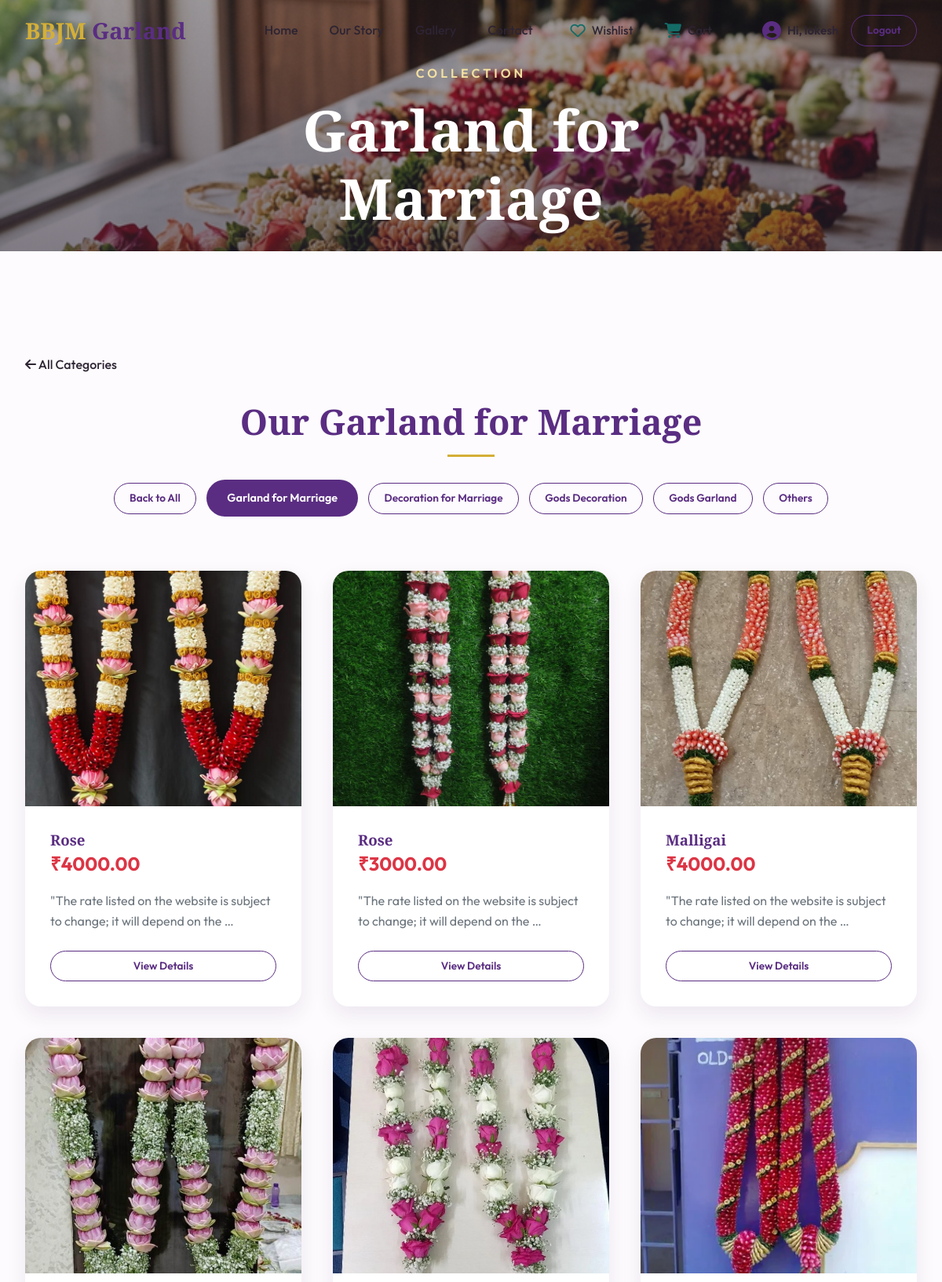
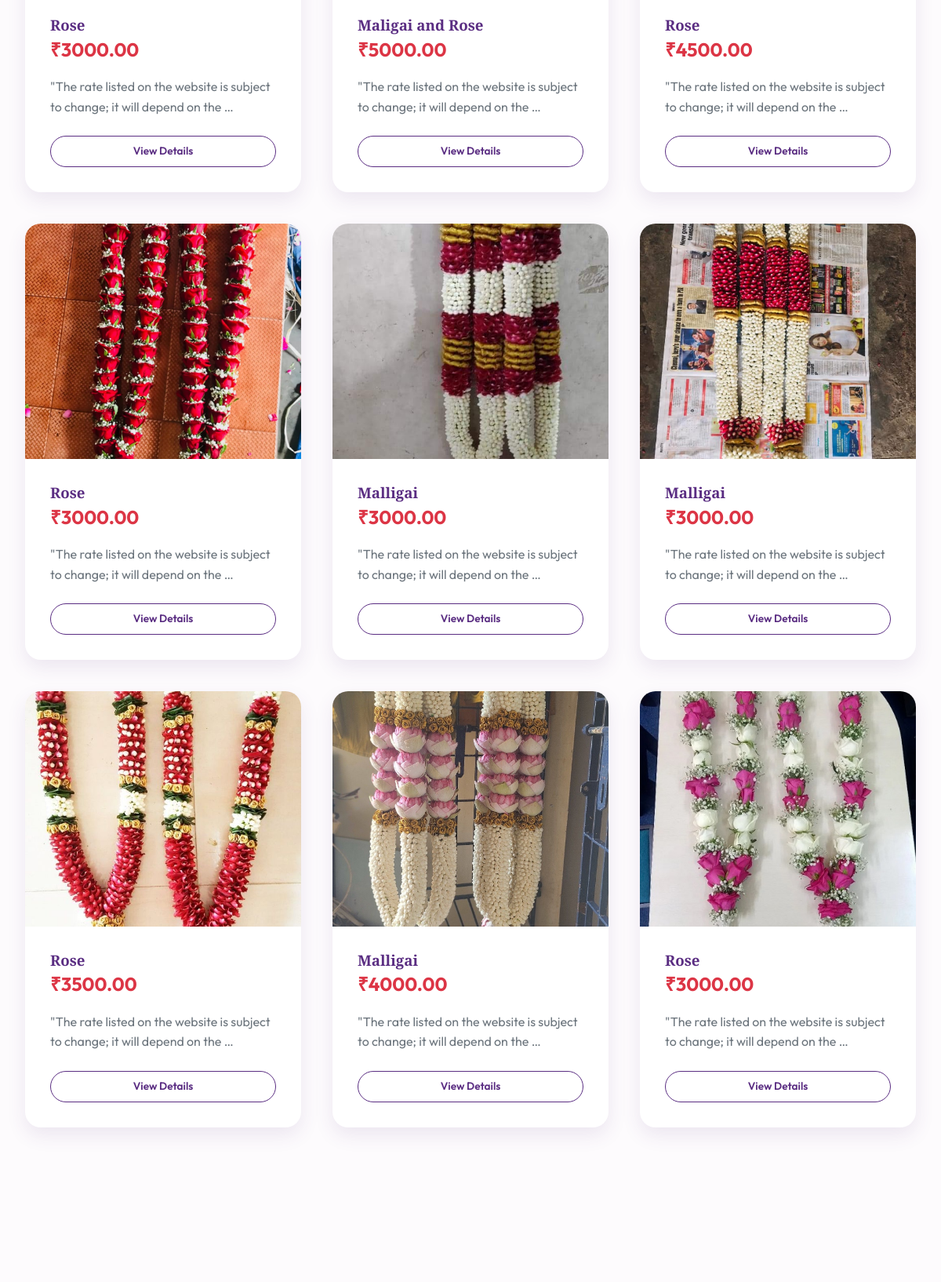
/category/garland/ (signed in, upper part), run on the app's committed database (2 pictures, top to bottom).
### app/models.py (models this page shows, shortened)
class Post(models.Model):
    CATEGORY_CHOICES = [
        ('garland', 'Garland for Marriage'),
        ('marriage', 'Decoration for Marriage'),
        ('gods', 'Gods Decoration'),
        ('gods_decoration', 'Gods Garland '),
        ('others', 'Others'),
    ]
    title = models.CharField(max_length=200)
    description = models.TextField()
    image = models.ImageField(upload_to='garlands/')
    category = models.CharField(max_length=20, choices=CATEGORY_CHOICES, default='garland')
    price = models.DecimalField(max_digits=10, decimal_places=2, default=0.00)
    created_at = models.DateTimeField(auto_now_add=True)

### app/views.py (the view)
# urls.py: path('category/<str:category>/', views.category_page, name='category_page'),
@login_required(login_url='login')
def category_page(request, category):
    posts = Post.objects.filter(category=category)
    category_choices = dict(Post.CATEGORY_CHOICES)
    category_name = category_choices.get(category, category)
    categories = Post.CATEGORY_CHOICES
    return render(request, 'user_page/category_page.html', {
        'posts': posts,
        'category': category,
        'category_name': category_name,
        'categories': categories,
    })

### app/context_processors.py (called while the page is built)
def user_orders(request):
    if request.user.is_authenticated:
        orders = Order.objects.filter(user=request.user).order_by('-created_at')
        return {'user_orders': orders}
    return {'user_orders': []}

### app/models.py (called while the page is built)
    def get_status_display_color(self):
        status_colors = {
            'pending': '#ffc107',    # Amber/Gold
            'processing': '#007bff', # Royal Blue
            'completed': '#28a745',  # Emerald Green
            'cancelled': '#dc3545',  # Rose Red
        }
        return status_colors.get(self.status, '#6c757d')

    def get_status_display_name(self):
        return dict(self.STATUS_CHOICES).get(self.status, self.status)

### app/templates/user_page/category_page.html (shortened to what this page needs)
{% extends 'base.html' %}
{% load static %}
{% block content %}
<section class="hero" style="height: 40vh; min-height: 300px; clip-path: none;">
    <div class="hero-content">
        <span class="hero-subtitle">Collection</span>
        <h1>{{ category_name }}</h1>
    </div>
</section>
<section class="section-padding">
    <div class="container">
        <div class="breadcrumb" style="margin-bottom: 2rem;">
            <a href="{% url 'user_posts' %}#gallery" class="nav-link"><i class="fas fa-arrow-left"></i> All Categories</a>
        </div>
        <div class="section-header">
            <h2 class="section-title">Our {{ category_name }}</h2>
            <div class="filters" style="margin-top: 1.5rem;">
                <a href="{% url 'user_posts' %}#gallery" class="btn btn-outline-sm" style="margin: 5px;">Back to All</a>
                {% for cat_value, cat_name in categories %}
                    {% if cat_value == category %}
                        <a href="{% url 'category_page' cat_value %}#gallery" class="btn btn-primary-sm" style="margin: 5px;">{{ cat_name }}</a>
                    {% else %}
                        <a href="{% url 'category_page' cat_value %}#gallery" class="btn btn-outline-sm" style="margin: 5px;">{{ cat_name }}</a>
                    {% endif %}
                {% endfor %}
            </div>
        </div>
        {% if posts %}
        <div class="gallery-grid">
            {% for post in posts %}
            <article class="card">
                <div class="card-img-wrapper">
                    {% if post.image %}
                        <img src="{{ post.image.url }}" alt="{{ post.title }}">
                    {% else %}
                        <img src="https://images.unsplash.com/photo-1526047932273-341f2a7631f9?w=500" alt="Garland Placeholder">
                    {% endif %}
                </div>
                <div class="card-body">
                    <h3>{{ post.title }}</h3>
                    <p class="card-price">₹{{ post.price }}</p>
                    <p style="color: var(--text-muted); margin-bottom: 1.5rem;">{{ post.description|truncatewords:15 }}</p>
                    <a href="{% url 'post_detail' post.id %}" class="btn btn-outline-sm" style="width: 100%;">View Details</a>
                </div>
            </article>
            {% endfor %}
        </div>
        {% else %}
        <div style="text-align: center; padding: 4rem 0;">
            <i class="fas fa-cloud-sun" style="font-size: 3rem; color: var(--accent-soft); margin-bottom: 1.5rem;"></i>
            <p>We are currently designing new {{ category_name }} options. Please check back later!</p>
        </div>
        {% endif %}
    </div>
</section>
{% endblock %}

### app/templates/base.html (shortened to what this page needs)
{% load static %}
<!DOCTYPE html>
<html lang="en">
<head>
    <link rel="stylesheet" href="https://cdnjs.cloudflare.com/ajax/libs/font-awesome/6.4.0/css/all.min.css">
    <link rel="stylesheet" href="{% static 'css/style.css' %}?v={% now 'U' %}">
</head>
<body>
    <header class="main-header">
        <nav class="glass-nav">
            <div class="nav-container">
                <a href="{% url 'user_posts' %}" class="logo">
                    <span class="logo-accent">BBJM</span> Garland
                </a>
                <ul class="nav-links">
                    <li><a href="{% url 'user_posts' %}#home" class="nav-link">Home</a></li>
                    <li><a href="{% url 'user_posts' %}#about" class="nav-link">Our Story</a></li>
                    <li><a href="{% url 'user_posts' %}#gallery" class="nav-link">Gallery</a></li>
                    <li><a href="{% url 'user_posts' %}#contact" class="nav-link">Contact</a></li>
                    <li class="nav-icons-group">
                        <a href="#" class="nav-icon-wrapper" onclick="openSidebar('wishlistSidebar'); return false;">
                            <i class="fa-regular fa-heart icon-img" style="color: #146c67;"></i>
                            <span class="icon-label">Wishlist</span>
                        </a>
                        <a href="#" class="nav-icon-wrapper" onclick="openSidebar('cartSidebar'); return false;">
                            <i class="fa-solid fa-cart-shopping icon-img" style="color: #146c67;"></i>
                            <span class="icon-label">Cart</span>
                        </a>
                    </li>
                    {% if user.is_authenticated %}
                    <li class="user-info" style="display: flex; align-items: center; gap: 0.5rem; margin-left: 1rem;">
                        <a href="#" onclick="openSidebar('userProfileSidebar'); return false;" style="display: flex; align-items: center; gap: 0.5rem; text-decoration: none; color: inherit;">
                            <i class="fa-solid fa-circle-user" style="font-size: 1.5rem; color: var(--primary);"></i>
                            <span class="welcome-text" style="font-weight: 600; font-size: 0.95rem;">Hi, {{ user.username }}</span>
                        </a>
                        <a href="{% url 'logout' %}" class="btn btn-outline-sm" style="margin-left: 0.5rem;">Logout</a>
                    </li>
                    {% else %}
                    <li style="margin-left: 1rem;"><a href="{% url 'login' %}" class="btn btn-primary-sm">Login</a></li>
                    {% endif %}
                </ul>
            </div>
        </nav>
    </header>
    <main>
        {% block content %}{% endblock %}
    </main>
</body>
</html>

### app/static/css/style.css (style rules this page uses)
:root { --primary: #5a2d82; --primary-light: #7b4397; --accent: #d4af37; --accent-soft: #f4e1a1; --secondary: #dc3545; --bg-light: #fdfbfd; --text-dark: #2d2433; --text-muted: #6c757d; --glass-bg: rgba(255, 255, 255, 0.85); --glass-border: rgba(255, 255, 255, 0.3); --shadow-sm: 0 4px 6px rgba(0, 0, 0, 0.05); --shadow-md: 0 10px 25px rgba(90, 45, 130, 0.1); --shadow-lg: 0 20px 40px rgba(0, 0, 0, 0.15); --radius-sm: 8px; --radius-md: 12px; --radius-lg: 20px; --font-heading: 'Playfair Display', serif; --font-body: 'Outfit', sans-serif; }
* { margin: 0; padding: 0; box-sizing: border-box; }
html { scroll-behavior: smooth; }
body { font-family: var(--font-body); background-color: var(--bg-light); color: var(--text-dark); line-height: 1.6; overflow-x: hidden; }
h1, h2, h3, h4 { font-family: var(--font-heading); color: var(--primary); line-height: 1.2; }
a { transition: all 0.3s ease; text-decoration: none; }
.glass-nav { position: fixed; top: 0; left: 0; width: 100%; z-index: 1000; padding: 1rem 0; transition: all 0.4s ease; border-bottom: 1px solid transparent; }
.nav-container { max-width: 1200px; margin: 0 auto; padding: 0 2rem; display: flex; justify-content: space-between; align-items: center; }
.logo { font-size: 1.8rem; font-weight: 700; color: var(--primary); font-family: var(--font-heading); }
.logo-accent { color: var(--accent); }
.nav-links { display: flex; list-style: none; align-items: center; gap: 2.5rem; }
.nav-link { color: var(--text-dark); font-weight: 500; position: relative; padding: 0.5rem 0; }
.nav-link::after { content: ''; position: absolute; bottom: 0; left: 0; width: 0; height: 2px; background: var(--accent); transition: width 0.3s ease; }
.nav-icons-group { display: flex; align-items: center; gap: 1.5rem; }
.nav-icon-wrapper { position: relative; display: flex; flex-direction: row; align-items: center; gap: 0.5rem; color: var(--text-dark); text-decoration: none; transition: transform 0.3s ease; padding: 0.5rem; white-space: nowrap; }
.nav-icon-wrapper .icon-img { font-size: 1.2rem; color: var(--text-dark); }
.nav-icon-wrapper .icon-label { font-size: 0.95rem; font-weight: 500; }
.hero { height: 70vh; min-height: 500px; background: linear-gradient(rgba(45, 36, 51, 0.4), rgba(45, 36, 51, 0.6)), url('assets/hero_bg.png') no-repeat center center/cover; display: flex; align-items: center; justify-content: center; text-align: center; color: white; padding-top: 80px; margin-bottom: 2rem; }
.hero-content { max-width: 800px; padding: 0 2rem; }
.hero-subtitle { font-family: var(--font-body); font-weight: 600; letter-spacing: 4px; text-transform: uppercase; color: var(--accent-soft); margin-bottom: 1rem; display: block; animation: fadeInUp 0.8s ease-out; }
.hero h1 { font-size: clamp(2.5rem, 8vw, 4.5rem); color: white; margin-bottom: 1.5rem; animation: fadeInUp 1s ease-out 0.2s both; }
.btn { display: inline-block; padding: 1rem 2.5rem; border-radius: 50px; font-weight: 600; text-align: center; cursor: pointer; border: 2px solid transparent; }
.btn-primary-sm { padding: 0.6rem 1.5rem; background: var(--primary); color: white; border-radius: 50px; font-size: 0.9rem; }
.btn-outline-sm { padding: 0.5rem 1.2rem; border: 1px solid var(--primary); color: var(--primary); border-radius: 50px; font-size: 0.85rem; }
.section-padding { padding: 100px 0; }
.container { max-width: 1200px; margin: 0 auto; padding: 0 2rem; }
.section-header { text-align: center; margin-bottom: 4rem; }
.section-title { font-size: 2.8rem; margin-bottom: 1rem; }
.section-title::after { content: ''; display: block; width: 60px; height: 3px; background: var(--accent); margin: 1rem auto; }
.gallery-grid { display: grid; grid-template-columns: repeat(auto-fill, minmax(350px, 1fr)); gap: 2.5rem; }
.card { background: white; border-radius: var(--radius-lg); overflow: hidden; box-shadow: var(--shadow-md); transition: all 0.4s cubic-bezier(0.175, 0.885, 0.32, 1.275); }
.card-img-wrapper { position: relative; height: 300px; overflow: hidden; }
.card-img-wrapper img { width: 100%; height: 100%; object-fit: cover; transition: transform 0.6s ease; }
.card-body { padding: 2rem; }
.card-price { font-size: 1.5rem; font-weight: 700; color: var(--secondary); margin-bottom: 1rem; }

### data on the page
Post: image (picture), title "Rose", price "4000.00", description "\"The rate listed on the website is subject to change; it will depend on the …"
Post: image (picture), title "Rose", price "3000.00", description "\"The rate listed on the website is subject to change; it will depend on the …"
Post: image (picture), title "Malligai", price "4000.00", description "\"The rate listed on the website is subject to change; it will depend on the …"
Post: image (picture), title "Rose", price "3000.00", description "\"The rate listed on the website is subject to change; it will depend on the …"
Post: image (picture), title "Maligai and Rose", price "5000.00", description "\"The rate listed on the website is subject to change; it will depend on the …"
Post: image (picture), title "Rose", price "4500.00", description "\"The rate listed on the website is subject to change; it will depend on the …"
Post: image (picture), title "Rose", price "3000.00", description "\"The rate listed on the website is subject to change; it will depend on the …"
Post: image (picture), title "Malligai", price "3000.00", description "\"The rate listed on the website is subject to change; it will depend on the …"
Post: image (picture), title "Malligai", price "3000.00", description "\"The rate listed on the website is subject to change; it will depend on the …"
Post: image (picture), title "Rose", price "3500.00", description "\"The rate listed on the website is subject to change; it will depend on the …"
Post: image (picture), title "Malligai", price "4000.00", description "\"The rate listed on the website is subject to change; it will depend on the …"
Post: image (picture), title "Rose", price "3000.00", description "\"The rate listed on the website is subject to change; it will depend on the …"

### other printed values
{{ user.username }} "lokesh"
{{ category_name }} "Garland for Marriage"
{{ cat_name }} "Garland for Marriage"
{{ cat_name }} "Decoration for Marriage" "Gods Decoration" "Gods Garland" "Others"
